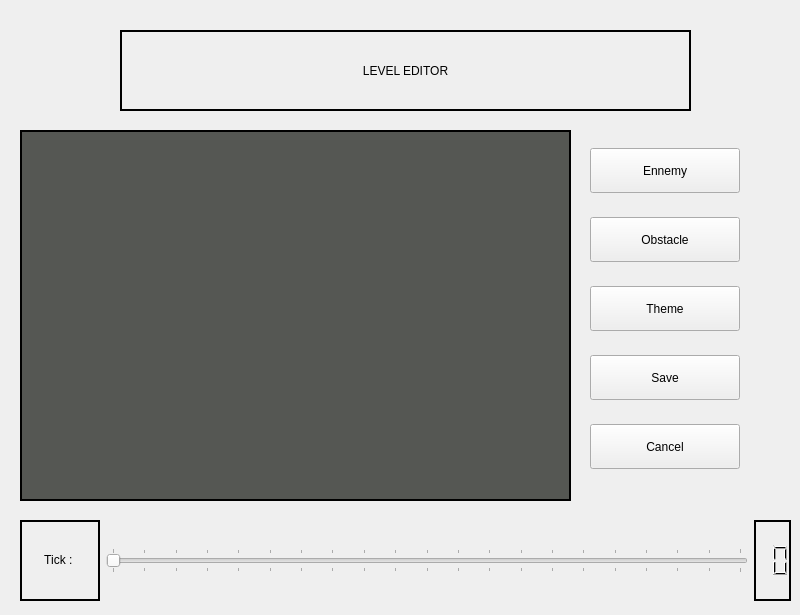
<?xml version="1.0" encoding="UTF-8"?>
<ui version="4.0">
 <class>MainWindow</class>
 <widget class="QMainWindow" name="MainWindow">
  <property name="geometry">
   <rect>
    <x>0</x>
    <y>0</y>
    <width>800</width>
    <height>615</height>
   </rect>
  </property>
  <property name="windowTitle">
   <string>MainWindow</string>
  </property>
  <widget class="QWidget" name="centralwidget">
   <widget class="QFrame" name="game_zone">
    <property name="geometry">
     <rect>
      <x>20</x>
      <y>130</y>
      <width>551</width>
      <height>371</height>
     </rect>
    </property>
    <property name="styleSheet">
     <string notr="true">background-color: rgb(85, 87, 83);</string>
    </property>
    <property name="frameShape">
     <enum>QFrame::WinPanel</enum>
    </property>
    <property name="frameShadow">
     <enum>QFrame::Plain</enum>
    </property>
    <property name="lineWidth">
     <number>3</number>
    </property>
   </widget>
   <widget class="QLabel" name="title_label">
    <property name="geometry">
     <rect>
      <x>120</x>
      <y>30</y>
      <width>571</width>
      <height>81</height>
     </rect>
    </property>
    <property name="frameShape">
     <enum>QFrame::WinPanel</enum>
    </property>
    <property name="text">
     <string>LEVEL EDITOR</string>
    </property>
    <property name="alignment">
     <set>Qt::AlignCenter</set>
    </property>
   </widget>
   <widget class="QWidget" name="verticalLayoutWidget">
    <property name="geometry">
     <rect>
      <x>580</x>
      <y>130</y>
      <width>170</width>
      <height>361</height>
     </rect>
    </property>
    <layout class="QVBoxLayout" name="verticalLayout">
     <property name="leftMargin">
      <number>10</number>
     </property>
     <property name="rightMargin">
      <number>10</number>
     </property>
     <item>
      <widget class="QPushButton" name="ennemy_button">
       <property name="minimumSize">
        <size>
         <width>150</width>
         <height>45</height>
        </size>
       </property>
       <property name="maximumSize">
        <size>
         <width>150</width>
         <height>45</height>
        </size>
       </property>
       <property name="text">
        <string>Ennemy</string>
       </property>
      </widget>
     </item>
     <item>
      <widget class="QPushButton" name="obstacle_button">
       <property name="minimumSize">
        <size>
         <width>150</width>
         <height>45</height>
        </size>
       </property>
       <property name="maximumSize">
        <size>
         <width>150</width>
         <height>45</height>
        </size>
       </property>
       <property name="text">
        <string>Obstacle</string>
       </property>
      </widget>
     </item>
     <item>
      <widget class="QPushButton" name="theme">
       <property name="minimumSize">
        <size>
         <width>150</width>
         <height>45</height>
        </size>
       </property>
       <property name="maximumSize">
        <size>
         <width>150</width>
         <height>45</height>
        </size>
       </property>
       <property name="text">
        <string>Theme</string>
       </property>
      </widget>
     </item>
     <item>
      <widget class="QPushButton" name="save">
       <property name="minimumSize">
        <size>
         <width>150</width>
         <height>45</height>
        </size>
       </property>
       <property name="maximumSize">
        <size>
         <width>150</width>
         <height>45</height>
        </size>
       </property>
       <property name="text">
        <string>Save</string>
       </property>
      </widget>
     </item>
     <item>
      <widget class="QPushButton" name="cancel">
       <property name="minimumSize">
        <size>
         <width>150</width>
         <height>45</height>
        </size>
       </property>
       <property name="maximumSize">
        <size>
         <width>150</width>
         <height>45</height>
        </size>
       </property>
       <property name="text">
        <string>Cancel</string>
       </property>
      </widget>
     </item>
    </layout>
   </widget>
   <widget class="QWidget" name="horizontalLayoutWidget">
    <property name="geometry">
     <rect>
      <x>20</x>
      <y>520</y>
      <width>771</width>
      <height>81</height>
     </rect>
    </property>
    <layout class="QHBoxLayout" name="horizontalLayout">
     <item>
      <widget class="QLabel" name="tick_label">
       <property name="minimumSize">
        <size>
         <width>80</width>
         <height>0</height>
        </size>
       </property>
       <property name="frameShape">
        <enum>QFrame::WinPanel</enum>
       </property>
       <property name="lineWidth">
        <number>3</number>
       </property>
       <property name="text">
        <string>Tick : </string>
       </property>
       <property name="textFormat">
        <enum>Qt::RichText</enum>
       </property>
       <property name="alignment">
        <set>Qt::AlignCenter</set>
       </property>
      </widget>
     </item>
     <item>
      <widget class="QSlider" name="tick_slider">
       <property name="maximum">
        <number>20</number>
       </property>
       <property name="pageStep">
        <number>1</number>
       </property>
       <property name="orientation">
        <enum>Qt::Horizontal</enum>
       </property>
       <property name="tickPosition">
        <enum>QSlider::TicksBothSides</enum>
       </property>
       <property name="tickInterval">
        <number>1</number>
       </property>
      </widget>
     </item>
     <item>
      <widget class="QLCDNumber" name="tick_lcd">
       <property name="frameShape">
        <enum>QFrame::WinPanel</enum>
       </property>
       <property name="frameShadow">
        <enum>QFrame::Plain</enum>
       </property>
       <property name="lineWidth">
        <number>3</number>
       </property>
       <property name="digitCount">
        <number>2</number>
       </property>
      </widget>
     </item>
    </layout>
   </widget>
  </widget>
 </widget>
 <resources/>
 <connections/>
</ui>
